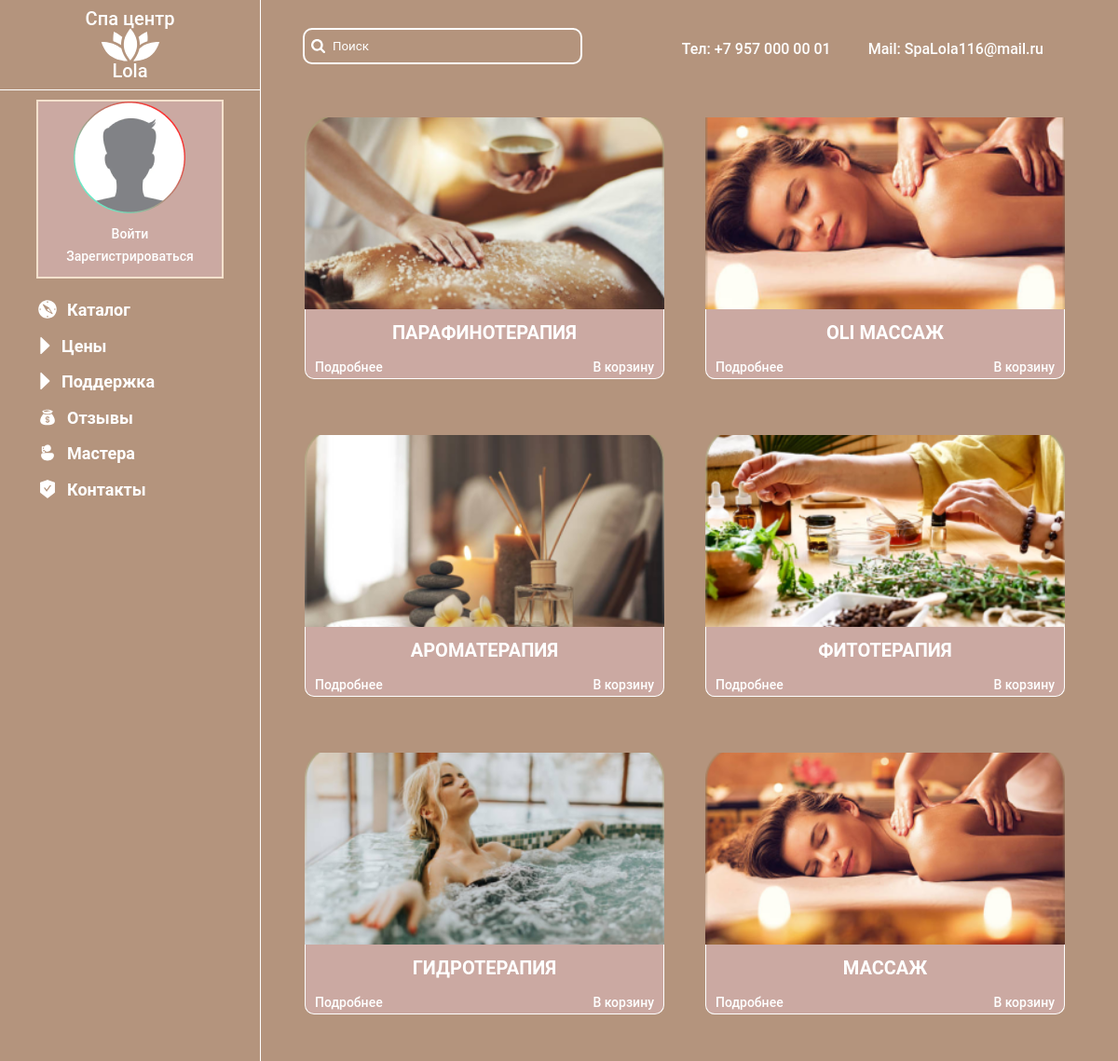
The page / on the database its author committed.
### SpaApp/models.py (models this page shows, shortened)
class Services(models.Model):
    photo = models.ImageField(upload_to='photos/%Y/%m/%d/', verbose_name='Фото', blank=True)
    title = models.CharField(max_length=150, verbose_name='Название услуги')
    description = models.TextField(verbose_name='Описание услуги')
    duration = models.CharField(max_length=150, verbose_name='Длительность услуги')
    price = models.DecimalField(max_digits=10, decimal_places=2, verbose_name='Цена')
    class Meta:
        verbose_name = 'Услуга'
        verbose_name_plural = 'Услуги'
    def get_absolute_url(self):
        return reverse("service_detail", kwargs={'pk': self.pk})

### SpaApp/views.py (the view)
# urls.py: path('', MainPage.as_view(), name='main_page'),
class MainPage(ListView):
    template_name = 'SpaApp/MainPage.html'
    model = Services
    context_object_name = 'services'
    def get_context_data(self, *, object_list=None, **kwargs):
        context = super().get_context_data(**kwargs)
        context['title_contains_query'] = self.request.GET.get('title_contains')
        if context['title_contains_query'] != None and context['title_contains_query'] != '':
            context['products_data'] = Services.objects.filter(title__icontains=context['title_contains_query'].lower())
        else:
            context['products_data'] = Services.objects.all().order_by('-pk')
        return context
    def get_queryset(self):
        return Services.objects.all().order_by('-pk')

### SpaApp/templates/SpaApp/MainPage.html (shortened to what this page needs)
{%extends 'base_layout.html' %}
{% load static %}
{% block styles %}
<link rel="stylesheet" href="{% static 'css/MainPage.css' %}">
{% endblock %}
{% block header %}
{% include 'SpaApp/header.html' %}
{% endblock %}
{% block content %}
<div class="main__conainer _container">
    <div class="main__header">
        <div class="main__search">
            <form method="get" action="">
                {% if title_contains_query %}
                <input type="search" autocomplete="off" class="search" value="{{title_contains_query}}" name="title_contains" placeholder="Поиск">
                {% else %}
                <input type="search" autocomplete="off" class="search" name="title_contains" placeholder="Поиск">
                {% endif %}
            </form>
        </div>
        <div class="main__info info-main">
            <div class="info-main__phone">
                <div class="phone__data">Тел: <a href="tel:+79570000001" class="phone__link">+7 957 000 00 01</a></div>
            </div>
            <div class="info-main__mail">
                <div class="mail__data">Mail: <a href="mailto:SpaLola116@mail.ru" class="mail_link">SpaLola116@mail.ru</a></div>
            </div>
        </div>
    </div>
    <div class="main__body">
        <div class="main__row">
            {% for service in products_data %}
            <div class="main__column">
                <div class="main__item item">
                    <div class="item__image">
                        {% if service.photo %}
                        <img src="{{service.photo.url}}" alt="service_image">
                        {% else %}
                        <img src="" alt="NoneImage">
                        {%endif%}
                    </div>
                    <div class="item__border-text">
                        <div class="item__title">
                            <a class="title__link" href="{{service.get_absolute_url}}">{{service.title|upper }}</a>
                        </div>
                        <div class="item__body">
                            <div class="item__marketplace">
                                <a href="{{service.get_absolute_url}}" class="marketpalce__link">Подробнее</a>
                            </div>
                            <div class="item__type">
                                <a href="#" class="type__link">В корзину</a>
                            </div>
                        </div>
                    </div>
                </div>
            </div>
            {%endfor%}
        </div>
    </div>
</div>
{% endblock %}

### SpaCentr/static/css/base.css (style rules this page uses)
* { padding: 0; margin: 0; border: 0; }
*,*:before,*:after { -webkit-box-sizing: border-box; -moz-box-sizing: border-box; box-sizing: border-box; }
html,body { height: 100%; width: 100%; font-size: 100%; line-height: 1; font-size: 14px; color: #252B42; font-weight: 500; font-family: "REX"; -ms-text-size-adjust: 100%; -moz-text-size-adjust: 100%; -webkit-text-size-adjust: 100%; }
input,button,textarea { font-family: inherit; }
a, a:visited { text-decoration: none; }
img { vertical-align: top; }
._container { max-width: 1100px; padding: 0 15px; margin: 0 auto; }
body { font-family: 'Roboto', sans-serif; background: #b4947d; }

### SpaCentr/static/css/MainPage.css (style rules this page uses)
.main__header { padding: 10px 10px 20px 30px; display: flex; justify-content: space-between; }
@media (max-width: 1200px) { .main__header { padding: 10px 10px 20px 20px; } }
.search { padding: 10px 30px; border-radius: 10px; background-color: rgba(255, 255, 255, 0.32); border: 2px solid white; background: url("/static/image/Search.svg") no-repeat scroll 7px 9.5px; background-size: 5%; color: white; min-width: 300px; outline: 0; outline-offset: 0; }
.search::placeholder { color: white; }
.main__info { display: flex; padding: 15px; }
.info-main__phone { padding: 0 20px; }
.phone__data { color: white; font-size: 16px; }
.phone__link { color: white; font-size: 16px; }
.info-main__mail { padding: 0 20px; }
.mail__data { color: white; font-size: 16px; }
.mail_link { color: white; font-size: 16px; }
.main__body { padding: 0px 0px; }
.main__row { display: flex; flex-wrap: wrap; flex-direction: row; }
.main__column { flex: 0 0 33.333%; padding: 30px 0px; }
@media (max-width: 1400px) { .main__column { flex: 1 1 50%; } }
.item { margin: 0 22px; }
.item__image { position: relative; display: flex; align-items: center; justify-content: center; max-width: 100%; width: 100%; min-height: 100%; height: auto; }
.item__image img { min-width: 100%; max-width: 100%; position: relative; object-fit: cover; max-height: 206px; min-height: 206px; }
.item__border-text { display: flex; flex-direction: column; position: relative; border-bottom: 1px solid rgba(255, 255, 255, 1); border-left: 1px solid rgba(255, 255, 255, 1); border-right: 1px solid rgba(255, 255, 255, 1); border-radius: 0px 0 10px 10px; background: rgba(203, 169, 162, 1); max-width: 100%; }
.item__title { display: flex; justify-content: center; text-align: center; padding: 15px 10px; }
a.title__link { color: white; font-weight: 600; font-size: 20px; }
.item__body { display: flex; flex-direction: row; justify-content: space-between; }
.item__marketplace { padding: 5px 10px; }
.item__type { padding: 5px 10px; }
.marketpalce__link, .type__link, .price__link, .description__link { color: white; }

### rows shown on the page
Services: photo (picture), title "ПАРАФИНОТЕРАПИЯ"
Services: photo (picture), title "OLI МАССАЖ"
Services: photo (picture), title "АРОМАТЕРАПИЯ"
Services: photo (picture), title "ФИТОТЕРАПИЯ"
Services: photo (picture), title "ГИДРОТЕРАПИЯ"
Services: photo (picture), title "МАССАЖ"
